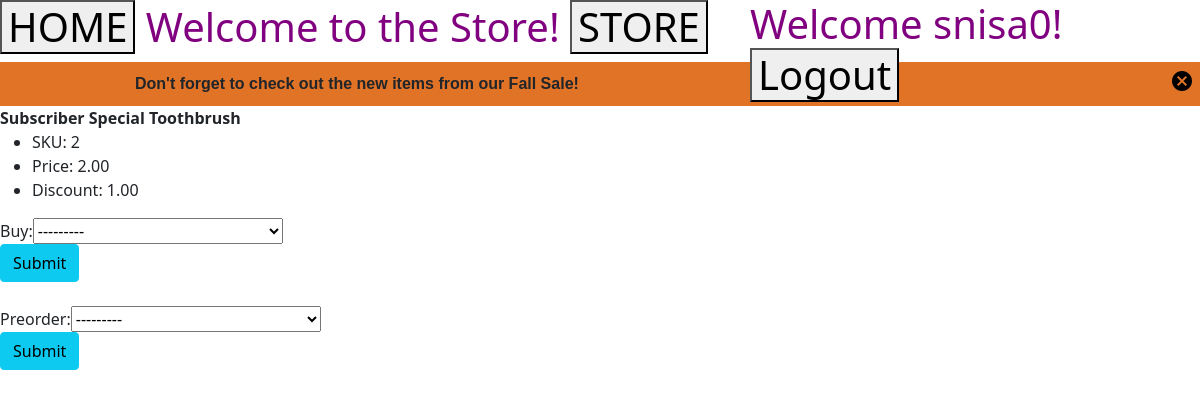
Page /substore (signed in) on the earlier database version.
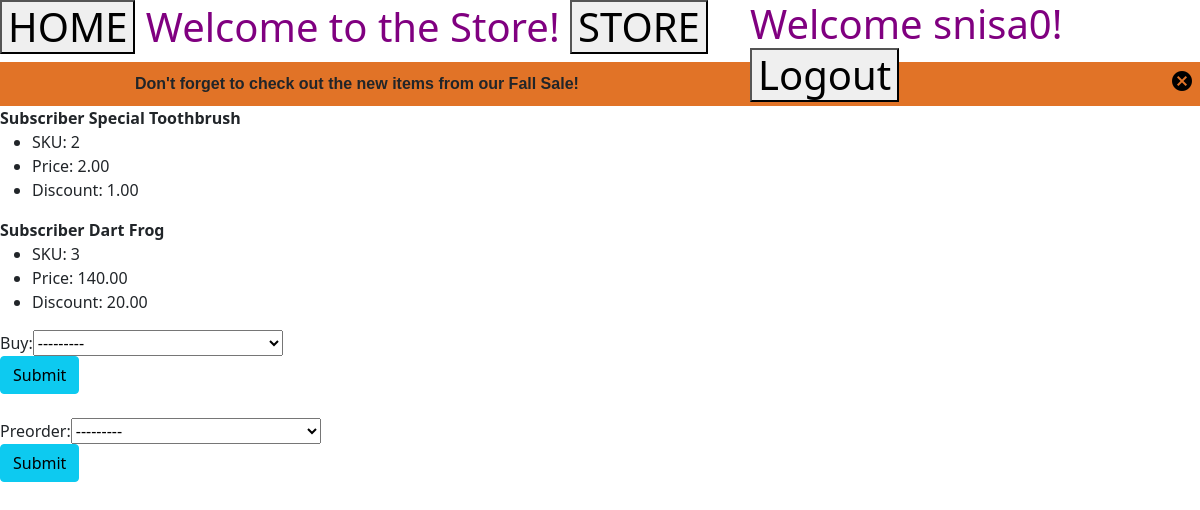
Same page on the later database version.
### db_app/models.py (models this page shows, shortened)
class SubOnlyItem(models.Model):
	Item = models.ForeignKey(to=Item, on_delete=models.CASCADE, unique=True, null=False, primary_key=True)

class Item(models.Model):
	Name = models.CharField(max_length=100, default='')
	SKU = models.AutoField(primary_key=True, unique=True, null=False)
	Price = models.DecimalField(max_digits=8, decimal_places=2)
	Discount = models.DecimalField(max_digits=8, decimal_places=2)
	def __str__(self):
		return str(self.Name)

### db_app/views.py (the view)
# urls.py: path('substore', views.substore, name='list-substore'),
def substore(request):
  if request.user.is_authenticated:
    if request.user.is_superuser:
      return redirect('db_project-registration')
    try:
      if Subscriber.objects.get(User = Customer.objects.get(User = request.user)):
        substore_list = SubOnlyItem.objects.raw('SELECT * FROM db_app_subonlyitem')
        print('test')
        if request.method == 'POST':
          buysform = SubBuysForm(request.POST)
          preordersform = SubPreorderForm(request.POST)
          print('test')
          if buysform.is_valid():
            buy_item = buysform.cleaned_data.get('buy')
            try:
              BuysSubItem.objects.create(User = Subscriber.objects.get(User = Customer.objects.get(User = request.user)), Item = buy_item)
              messages.success(request, f'Successfully bought {buy_item}!')
            except:
              messages.error(request, f'Already bought {buy_item} before. Cannot buy again.')
          if preordersform.is_valid():
            preorder_item = preordersform.cleaned_data.get('preorder')
            try:
              PreordersSubItem.objects.create(User = Subscriber.objects.get(User = Customer.objects.get(User = request.user)), Item = preorder_item)
              messages.success(request, f'Successfully preordered {preorder_item}!')
            except:
              messages.error(request, f'Already preordered {preorder_item} before. Cannot preorder again.')
        else:
          buysform = BuysForm()
          preordersform = PreorderForm()
        return render(request, 'db_project/substore.html', {'store_list': substore_list, 'buysform': buysform, 'preordersform': preordersform})
      else:
        return redirect('db_project-registration')
    except:
      return redirect('db_project-registration')
  else:
    return redirect('login')

### db_app/forms.py
class BuysForm(forms.Form):
  buy = forms.ModelChoiceField(queryset=Item.objects.all())

class PreorderForm(forms.Form):
  preorder = forms.ModelChoiceField(queryset=Item.objects.all())

### db_app/templates/db_project/substore.html (shortened to what this page needs)
{% load static %}
<!DOCTYPE html>
<html>
<head>
  <link href="https://cdn.jsdelivr.net/npm/bootstrap@5.1.1/dist/css/bootstrap.min.css" rel="stylesheet">
  <link rel="stylesheet" type="text/css" media="screen" href="{% static 'styles.css' %}" />
</head>
<body>
  <h1><button onclick="window.location.href='/'">
  HOME
  </button>
  Welcome to the Store!
  <button onclick="window.location.href='store'">
  STORE
  </button>
 <div class="moveright">
{% if user.is_authenticated %}
	<button onclick="window.location.href='logout'">
  Logout
  </button>
{% endif %}
  </div>
  </h1>
  <div class ="banner">
	<div class="banner__content">
		<div class ="banner__text">
			<strong>Don't forget to check out the new items from our Fall Sale!</strong>
		</div>
		<button class="banner__close" type="button">
			<span class="material-icons">
			</span>
		</button>
	</div>
  </div>
  {% for Item in store_list %}
    <strong>{{ Item.Item }}</strong>
	<ul>
	<li>SKU: {{Item.Item.SKU}}</li>
	<li>Price: {{Item.Item.Price}}</li>
	<li>Discount: {{Item.Item.Discount}}</li>
	</ul>
  {% endfor %}
	<div class="form">
		<form method="POST">
			{{ buysform }}
			<div class="form-group">
				{% if user.is_authenticated and not user.is_superuser %}
				<button class="btn btn-info" type="submit">Submit</button>
				{% endif %}
			</div>
		</form>
	</div>
  <br>
	<div class="form">
		<form method="POST">
			{{ preordersform }}
			<div class="form-group">
				{% if user.is_authenticated and not user.is_superuser %}
				<button class="btn btn-info" type="submit">Submit</button>
				{% endif %}
			</div>
		</form>
	</div>
</body>
</html>

### db_app/static/styles.css (style rules this page uses)
h1 { color: purple; }

### db_app/templates/db_project/substore.html (style rules this page uses)
html, body { margin: 0; }
.banner { background: #e17327; }
.banner__content { padding: 10px; max-width: 500px; margin: 0 auto; display: flex; align-items: center; }
.banner__text { flex-grow: 1; line-height 1.4; font-family: 'Quicksand', sans-serif; }
.banner__close { background: none; border: none; cursor: pointer; right: 100px; position: absolute; right: 0; }
.moveright { width: 450px; float: right; }

Differences in the rows shown:
added SubOnlyItem: Item "Subscriber Dart Frog", Item.SKU "3", Item.Price "140.00", Item.Discount "20.00"
